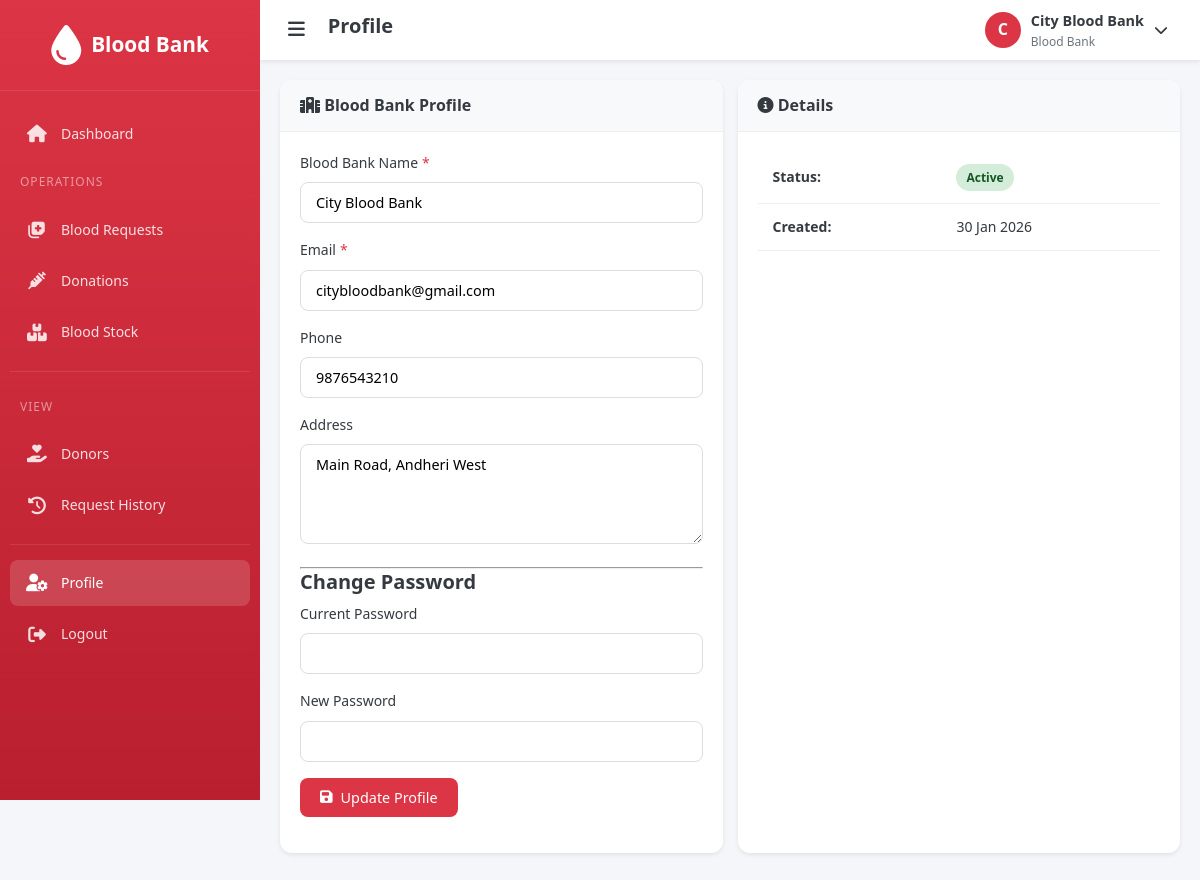
Screenshot of /bloodbank/profile.php (signed in) with the database file from the repository.
### tables this page shows
CREATE TABLE blood_bank (
    id INT PRIMARY KEY AUTO_INCREMENT,
    user_id INT,
    name VARCHAR(150) NOT NULL,
    address VARCHAR(255),
    state_id INT,
    city_id INT,
    location_id INT,
    phone VARCHAR(15),
    email VARCHAR(100),
    status ENUM('active', 'inactive') DEFAULT 'active',
    created_at TIMESTAMP DEFAULT CURRENT_TIMESTAMP,
    FOREIGN KEY (user_id) REFERENCES users(id) ON DELETE SET NULL,
    FOREIGN KEY (state_id) REFERENCES state(id) ON DELETE SET NULL,
    FOREIGN KEY (city_id) REFERENCES city(id) ON DELETE SET NULL,
    FOREIGN KEY (location_id) REFERENCES location(id) ON DELETE SET NULL
);

### config/session.php (called while the page is built, shortened)
<?php
function getUserId() {
    return $_SESSION['user_id'] ?? null;
}
function getUserName() {
    return $_SESSION['user_name'] ?? 'User';
}
?>

### config/functions.php (called while the page is built, shortened)
<?php
require_once __DIR__ . '/database.php';
function formatDate($date) {
    return date('d M Y', strtotime($date));
}
function getStatusBadge($status) {
    switch (strtolower($status)) {
        case 'approved':
        case 'active':
            return 'badge-success';
    }
}
function getBloodBankByUserId($userId) {
    global $conn;
    $userId = (int)$userId;
    $result = mysqli_query($conn, "SELECT * FROM blood_bank WHERE user_id = $userId");
    return mysqli_fetch_assoc($result);
}
?>

### bloodbank/profile.php (the view, shortened to what this page needs)
<?php
$pageTitle = 'Profile';
require_once '../includes/header.php';
require_once '../includes/bloodbank_sidebar.php';
?>
<div class="form-row">
    <div class="card">
        <div class="card-header">
            <h3><i class="fas fa-hospital"></i> Blood Bank Profile</h3>
        </div>
        <div class="card-body">
            <form method="POST" action="" data-validate>
                <div class="form-group">
                    <label for="name" class="required">Blood Bank Name</label>
                    <input type="text" id="name" name="name" class="form-control" required
                           value="<?php echo htmlspecialchars($bloodBankInfo['name'] ?? ''); ?>">
                </div>
                <div class="form-group">
                    <label for="email" class="required">Email</label>
                    <input type="email" id="email" name="email" class="form-control" required
                           value="<?php echo htmlspecialchars($bloodBankInfo['email'] ?? ''); ?>">
                </div>
                <div class="form-group">
                    <label for="phone">Phone</label>
                    <input type="tel" id="phone" name="phone" class="form-control"
                           value="<?php echo htmlspecialchars($bloodBankInfo['phone'] ?? ''); ?>">
                </div>
                <div class="form-group">
                    <label for="address">Address</label>
                    <textarea id="address" name="address" class="form-control" rows="2"><?php echo htmlspecialchars($bloodBankInfo['address'] ?? ''); ?></textarea>
                </div>
                <hr>
                <h4>Change Password</h4>
                <div class="form-group">
                    <label for="current_password">Current Password</label>
                    <input type="password" id="current_password" name="current_password" class="form-control">
                </div>
                <div class="form-group">
                    <label for="new_password">New Password</label>
                    <input type="password" id="new_password" name="new_password" class="form-control">
                </div>
                <div class="form-group">
                    <button type="submit" class="btn btn-primary">
                        <i class="fas fa-save"></i> Update Profile
                    </button>
                </div>
            </form>
        </div>
    </div>
    <div class="card">
        <div class="card-header">
            <h3><i class="fas fa-info-circle"></i> Details</h3>
        </div>
        <div class="card-body">
            <table class="table">
                <tr>
                    <td><strong>Status:</strong></td>
                    <td><span class="badge <?php echo getStatusBadge($bloodBankInfo['status'] ?? 'active'); ?>"><?php echo ucfirst($bloodBankInfo['status'] ?? 'active'); ?></span></td>
                </tr>
                <tr>
                    <td><strong>Created:</strong></td>
                    <td><?php echo formatDate($bloodBankInfo['created_at'] ?? date('Y-m-d')); ?></td>
                </tr>
            </table>
        </div>
    </div>
</div>
    </div>
</main>
<?php require_once '../includes/footer.php'; ?>

### includes/bloodbank_sidebar.php (shortened to what this page needs)
<?php
$currentPage = basename($_SERVER['PHP_SELF'], '.php');
$bloodBankInfo = getBloodBankByUserId(getUserId());
?>
<aside class="sidebar">
    <div class="sidebar-header">
        <a href="/blood_bank/bloodbank/dashboard.php" class="logo">
            <i class="fas fa-tint"></i>
            <span class="logo-text">Blood Bank</span>
        </a>
    </div>
    <nav class="sidebar-menu">
        <div class="menu-item">
            <a href="/blood_bank/bloodbank/dashboard.php" class="menu-link <?php echo $currentPage === 'dashboard' ? 'active' : ''; ?>">
                <i class="fas fa-home"></i>
                <span>Dashboard</span>
            </a>
        </div>
        <div class="menu-title">Operations</div>
        <div class="menu-item">
            <a href="/blood_bank/bloodbank/blood_requests.php" class="menu-link <?php echo $currentPage === 'blood_requests' ? 'active' : ''; ?>">
                <i class="fas fa-notes-medical"></i>
                <span>Blood Requests</span>
            </a>
        </div>
        <div class="menu-item">
            <a href="/blood_bank/bloodbank/donations.php" class="menu-link <?php echo $currentPage === 'donations' ? 'active' : ''; ?>">
                <i class="fas fa-syringe"></i>
                <span>Donations</span>
            </a>
        </div>
        <div class="menu-item">
            <a href="/blood_bank/bloodbank/blood_stock.php" class="menu-link <?php echo $currentPage === 'blood_stock' ? 'active' : ''; ?>">
                <i class="fas fa-boxes"></i>
                <span>Blood Stock</span>
            </a>
        </div>
        <div class="menu-divider"></div>
        <div class="menu-title">View</div>
        <div class="menu-item">
            <a href="/blood_bank/bloodbank/donors.php" class="menu-link <?php echo $currentPage === 'donors' ? 'active' : ''; ?>">
                <i class="fas fa-hand-holding-heart"></i>
                <span>Donors</span>
            </a>
        </div>
        <div class="menu-item">
            <a href="/blood_bank/bloodbank/request_history.php" class="menu-link <?php echo $currentPage === 'request_history' ? 'active' : ''; ?>">
                <i class="fas fa-history"></i>
                <span>Request History</span>
            </a>
        </div>
        <div class="menu-divider"></div>
        <div class="menu-item">
            <a href="/blood_bank/bloodbank/profile.php" class="menu-link <?php echo $currentPage === 'profile' ? 'active' : ''; ?>">
                <i class="fas fa-user-cog"></i>
                <span>Profile</span>
            </a>
        </div>
        <div class="menu-item">
            <a href="/blood_bank/logout.php" class="menu-link">
                <i class="fas fa-sign-out-alt"></i>
                <span>Logout</span>
            </a>
        </div>
    </nav>
</aside>
<main class="main-content">
    <header class="header">
        <div class="header-left">
            <button class="toggle-sidebar" type="button">
                <i class="fas fa-bars"></i>
            </button>
            <h1 class="page-title"><?php echo $pageTitle ?? 'Dashboard'; ?></h1>
        </div>
        <div class="header-right">
            <div class="user-dropdown">
                <div class="dropdown-toggle">
                    <div class="user-avatar"><?php echo $userInitial; ?></div>
                    <div class="user-info">
                        <div class="user-name"><?php echo $bloodBankInfo['name'] ?? getUserName(); ?></div>
                        <div class="user-role">Blood Bank</div>
                    </div>
                    <i class="fas fa-chevron-down"></i>
                </div>
            </div>
        </div>
    </header>
    <div class="content-wrapper">

### rows the page displays
blood_bank: name "City Blood Bank", email "citybloodbank@gmail.com", phone "9876543210", address "Main Road, Andheri West", status "Active"

### other values shown
$pageTitle "Profile"
$userInitial "C"
